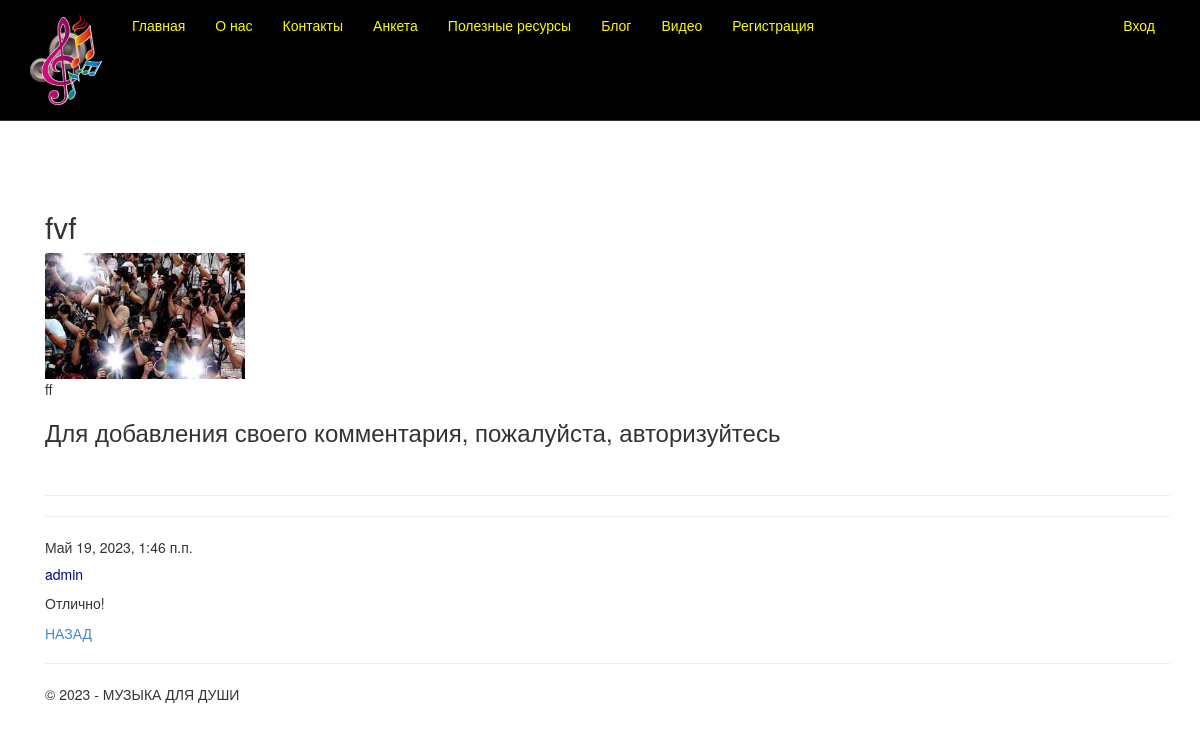
Screenshot of /blogpost/2/ with the database file from the repository.
### app/models.py (models this page shows, shortened)
class Blog(models.Model):
    title = models.CharField(max_length = 100, unique_for_date = "posted", verbose_name = "Заголовок")
    description = models.TextField(verbose_name = "Краткое содержание")
    content = models.TextField(verbose_name = "Полное содержание")
    posted = models.DateTimeField(default = datetime.now(), db_index = True, verbose_name = "Опубликована")
    author = models.ForeignKey(User, null=True, blank=True, on_delete = models.SET_NULL, verbose_name = "Автор")
    image = models.FileField(default = 'tepm.jpg', verbose_name = "Путь к картинке")
    class Meta:
        db_table = "Posts"
        ordering = ["-posted"]
        verbose_name = "статья блога"
        verbose_name_plural = "статья блога"

class Comment(models.Model):
    text = models.TextField(verbose_name = "Текст комментария")
    date = models.DateTimeField(default = datetime.now(), db_index = True, verbose_name = "Дата комментария")
    author = models.ForeignKey(User, on_delete = models.CASCADE, verbose_name = "Автор комментария")
    post = models.ForeignKey(Blog, on_delete = models.CASCADE, verbose_name = "Статья комментария")
    class Meta:
        db_table = "Comment"
        ordering = ["-date"]
        verbose_name = "Комментарии к статье блога"
        verbose_name_plural = "Комментарии к статьям блога"

### app/views.py (the view)
# urls.py: path('blogpost/<int:parametr>/', views.blogpost, name='blogpost'),
def blogpost(request, parametr):
    assert isinstance(request, HttpRequest)
    post_1 = Blog.objects.get(id=parametr) # запрос на выбор конкретной статьи по параметру
    comments = Comment.objects.filter(post=parametr)
    if request.method == "POST": # после отправки данных формы на сервер методом POST
        form = CommentForm(request.POST)
        if form.is_valid():
            comment_f = form.save(commit=False)
            comment_f.author = request.user # добавляем (так как этого поля нет в форме) в модель Комментария (Comment) в поле автор авторизованного пользователя
            comment_f.date = datetime.now() # добавляем в модель Комментария (Comment) текущую дату
            comment_f.post = Blog.objects.get(id=parametr) # добавляем в модель Комментария (Comment) статью, для которой данный комментарий
            comment_f.save()
            return redirect('blogpost', parametr=post_1.id) # переадресация на ту же страницу статьи после отправки комментария
    else:
        form = CommentForm() # создание формы для ввода комментария
    return render(
        request,
        'app/blogpost.html',
        {
            'post_1': post_1, # передача конкретной статьи в шаблон веб-страницы
            'comments': comments, # передача всех комментариев к данной статье в шаблон веб-страницы
            'form': form, # передача формы добавления комментария в шаблон веб-страницы
            'year':datetime.now().year,
        }
)

### app/templates/app/blogpost.html
{% extends "app/layout.html" %}
{% block content %}
<h2> {{post_1.title}} </h2>
{% if post_1.image and post_1.image.url != '/media/temp.jpg' %}
<img src="{{ post_1.image.url }}" alt=" Картинка статьи блога" width="200" />
{% endif %}
<p> {{post_1.content|linebreaksbr}} </p>
{% if user.is_authenticated %}
<h3>Добавить комментарий</h3>
<form method="POST">
    {% csrf_token %}
    <div>
        {{form.as_p}}
        <button type="submit" class="save btn btn-default"> Отправить комментарий </button>
    </div>
</form>
{% else %}
<h3> Для добавления своего комментария, пожалуйста, авторизуйтесь </h3>
{% endif %}
<br />
<hr />
{% for comment in comments %}
<hr />
<h7> {{comment.date}} </h7>
<h5> {{comment.author}} </h5>
<p> {{comment.text|linebreaksbr}} </p>
{% endfor %}
<p><a href="{% url 'blog' %}">НАЗАД</a></p>
{% endblock %}

### app/static/app/content/site.css (style rules this page uses)
body { padding-top: 190px; padding-bottom: 50px; }
h5 { color: darkblue; }

### rows the page displays
Blog: title "fvf", image (picture), content "ff"
Comment: date "Май 19, 2023, 1:46 п.п.", author "admin", text "Отлично!"
